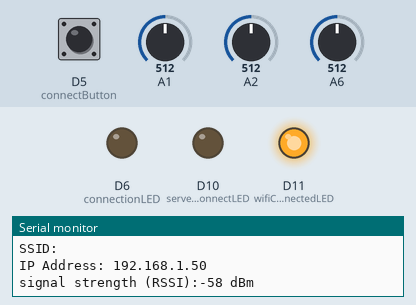
Bench run of a sketch on a simulated Arduino MKR. Parts: output pins drawn as LEDs (lit = HIGH), the last lines printed to the serial monitor. Inputs (shaded band) come from the test bench; at power-on: D5 (connectButton) HIGH, A6 = 512, A1 = 512, A2 = 512. WiFi joins after 1.5 s; servers stay silent unless stated.

Above: at 5.7 s.
5.8 s: D5 (connectButton) pulled LOW for 0.15 s
At 6.5 s:
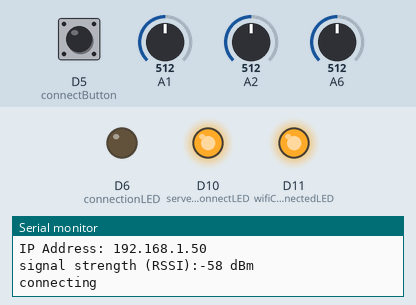
8.9 s: A6 set to 208
10.4 s: A6 set to 187
15.6 s: D5 (connectButton) pulled LOW for 1 s
At 18.3 s:
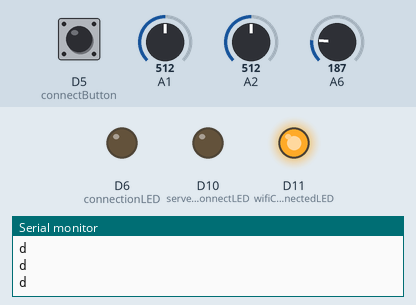
Timing chart, 0 to 19.8 s (numbered marks = the images above; inputs shaded):
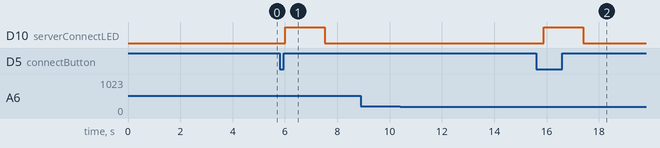

The sketch:

socketControl.ino
```cpp
#include <SPI.h>
#include <WiFi101.h>

const char ssid[] = "";       //  your network SSID (name)
const char pass[] = "";   // your network password

WiFiClient client;                // instance of the WIFi client library
int status = WL_IDLE_STATUS;      // WiFi status
IPAddress server(128,122,6,155);       // address of the server

const int wifiConnectedLED = 11;
const int serverConnectLED = 10;
const int connectButton = 5;      // the pushbutton for connecting/disconnecting
const int connectionLED = 6;      // this LED indicates whether you're connected

const int sendInterval = 100;     // minimum time between messages to the server
const int debounceInterval = 15;  // used to smooth out pushbutton readings
int prevButtonState = 0;          // previous state of the pushbutton
long lastTimeSent = 0;            // timestamp of the last server message

void setup() {
  //Initialize serial and wait for port to open:
  Serial.begin(9600);
  // initialize digital inputs and outputs:
  pinMode(wifiConnectedLED, OUTPUT);
  pinMode(serverConnectLED, OUTPUT);
  pinMode(connectionLED, OUTPUT);
  pinMode(serverConnectLED, OUTPUT);
  pinMode(connectButton, INPUT_PULLUP);
  while (!Serial); // wait for serial port to connect.

  // attempt to connect to Wifi network:
  while ( status != WL_CONNECTED) {
    Serial.print("Attempting to connect to SSID: ");
    Serial.println(ssid);     // Connect to WPA/WPA2 network:
    status = WiFi.begin(ssid, pass);
    digitalWrite(wifiConnectedLED, LOW);
    // wait 3 seconds for connection:
    delay(3000);
  }

  // you're connected now, so print out the status:
  printWifiStatus();
}

void loop() {

  // message to send to the server:
  char message = 0;
  // note the current time in milliseconds:
  long now = millis();
  // check to see if the pushbutton's pressed:
  boolean buttonPushed = buttonRead(connectButton);


  // if the button's just pressed:
  if (buttonPushed) {
    // if the client's connected, disconnect:
    if (client.connected()) {
      Serial.println("disconnecting");
      client.print("x");
      client.stop();
    } // if the client's disconnected, try to connect:
    else {
      Serial.println("connecting");
      client.connect(server, 8080);
      client.print("n=SimonJensen\n");
    }
  }


//   client.connect(server, 8080);

//  // read the joystick:
  //could have been a digital read instead because these are buttons
  int sensorValue = analogRead(A1);
  int sensorValue2 = analogRead(A2);
  //must be analog
  int sensorValue3 = analogRead(A6);


  if (sensorValue == 1023) {
    Serial.println("l");
    client.print("l");
    delay(50);
  }
  if (sensorValue2 == 1023) {
    Serial.println("r");
    client.print("r");
    delay(50);
  }

  if (sensorValue3 > 950 ) {
    Serial.println("u");
    client.print("u");
    delay(50);
  }
  else if (sensorValue3 < 200) {
    Serial.println("d");
    client.print("d");
    delay(50);
  }

  if (client.connected()                     // if the client's connected
      && now - lastTimeSent > sendInterval   // and the send interval has elapased
      && message != 0) {                     // and there's a message to send
//    client.print(message);                   // send a message
//    Serial.print(message);
    //save this moment as last time you sent a message:
    lastTimeSent = now;
  }

  // set the connection LED based on the connection state:
  digitalWrite(serverConnectLED, client.connected());

  // if there's incoming data from the client, print it serially:
  if (client.available()) {
    char c = client.read();
    Serial.write(c);
  }
}

// this method reads the button to see if it's just changed
// from high to low, and debounces the button:
boolean buttonRead(int thisButton) {
  boolean result = false;
  int currentState = digitalRead(thisButton); // current button state

  if (currentState != prevButtonState         // if the button's changed
      && currentState == LOW) {               // and it's low
    result = true;                            // result is true
  }

  delay(debounceInterval);                    // debounce delay
  prevButtonState = currentState;             // save the button state for next time
  return result;
}

void printWifiStatus() {
  // print the SSID of the network you're attached to:
  Serial.print("SSID: ");
  Serial.println(WiFi.SSID());

  // print your WiFi shield's IP address:
  IPAddress ip = WiFi.localIP();
  Serial.print("IP Address: ");
  Serial.println(ip);

  // print the received signal strength:
  long rssi = WiFi.RSSI();
  Serial.print("signal strength (RSSI):");
  Serial.print(rssi);
  Serial.println(" dBm");
  // When you connect to wifi turn on light
  digitalWrite(wifiConnectedLED, HIGH);
}
```

Measured:
- after the input at 5.8 s, D10 (serverConnectLED): LOW → HIGH after 0.22 s, → LOW 1.5 s later
- after the input at 8.9 s, every drawn part: stays the same
- after the input at 15.6 s, D10 (serverConnectLED): LOW → HIGH after 0.30 s, → LOW 1.5 s later
